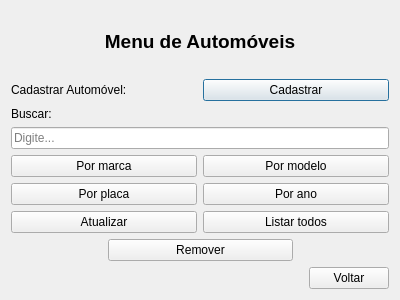
<?xml version="1.0" encoding="UTF-8"?>
<ui version="4.0">
 <class>menuAuto</class>
 <widget class="QDialog" name="menuAuto">
  <property name="geometry">
   <rect>
    <x>0</x>
    <y>0</y>
    <width>400</width>
    <height>300</height>
   </rect>
  </property>
  <property name="windowTitle">
   <string>Dialog</string>
  </property>
  <layout class="QVBoxLayout" name="verticalLayout_3">
   <item>
    <widget class="QLabel" name="label">
     <property name="text">
      <string>&lt;html&gt;&lt;head/&gt;&lt;body&gt;&lt;p align=&quot;center&quot;&gt;&lt;span style=&quot; font-size:14pt; font-weight:600; color:#000000;&quot;&gt;Menu de Automóveis&lt;/span&gt;&lt;/p&gt;&lt;/body&gt;&lt;/html&gt;</string>
     </property>
    </widget>
   </item>
   <item>
    <layout class="QVBoxLayout" name="verticalLayout_2">
     <item>
      <layout class="QHBoxLayout" name="horizontalLayout_4">
       <item>
        <widget class="QLabel" name="label_3">
         <property name="text">
          <string>Cadastrar Automóvel:</string>
         </property>
        </widget>
       </item>
       <item>
        <widget class="QPushButton" name="butCadastrar">
         <property name="text">
          <string>Cadastrar</string>
         </property>
        </widget>
       </item>
      </layout>
     </item>
     <item>
      <widget class="QLabel" name="label_2">
       <property name="text">
        <string>Buscar:</string>
       </property>
      </widget>
     </item>
     <item>
      <widget class="QLineEdit" name="lEditBusca">
       <property name="placeholderText">
        <string>Digite...</string>
       </property>
      </widget>
     </item>
     <item>
      <layout class="QVBoxLayout" name="verticalLayout">
       <item>
        <layout class="QHBoxLayout" name="horizontalLayout">
         <item>
          <widget class="QPushButton" name="butMarca">
           <property name="text">
            <string>Por marca</string>
           </property>
          </widget>
         </item>
         <item>
          <widget class="QPushButton" name="butModelo">
           <property name="text">
            <string>Por modelo</string>
           </property>
          </widget>
         </item>
        </layout>
       </item>
       <item>
        <layout class="QHBoxLayout" name="horizontalLayout_2">
         <item>
          <widget class="QPushButton" name="butPlaca">
           <property name="text">
            <string>Por placa</string>
           </property>
          </widget>
         </item>
         <item>
          <widget class="QPushButton" name="butAno">
           <property name="text">
            <string>Por ano</string>
           </property>
          </widget>
         </item>
        </layout>
       </item>
      </layout>
     </item>
     <item>
      <layout class="QHBoxLayout" name="horizontalLayout_7">
       <item>
        <widget class="QPushButton" name="butAtualizar">
         <property name="text">
          <string>Atualizar</string>
         </property>
        </widget>
       </item>
       <item>
        <widget class="QPushButton" name="butListartd">
         <property name="text">
          <string>Listar todos</string>
         </property>
        </widget>
       </item>
      </layout>
     </item>
    </layout>
   </item>
   <item>
    <layout class="QHBoxLayout" name="horizontalLayout_10">
     <item>
      <spacer name="horizontalSpacer_3">
       <property name="orientation">
        <enum>Qt::Horizontal</enum>
       </property>
       <property name="sizeHint" stdset="0">
        <size>
         <width>40</width>
         <height>20</height>
        </size>
       </property>
      </spacer>
     </item>
     <item>
      <widget class="QPushButton" name="butRm">
       <property name="minimumSize">
        <size>
         <width>185</width>
         <height>0</height>
        </size>
       </property>
       <property name="text">
        <string>Remover</string>
       </property>
      </widget>
     </item>
     <item>
      <spacer name="horizontalSpacer_2">
       <property name="orientation">
        <enum>Qt::Horizontal</enum>
       </property>
       <property name="sizeHint" stdset="0">
        <size>
         <width>40</width>
         <height>20</height>
        </size>
       </property>
      </spacer>
     </item>
    </layout>
   </item>
   <item>
    <layout class="QHBoxLayout" name="horizontalLayout_3">
     <item>
      <spacer name="horizontalSpacer">
       <property name="orientation">
        <enum>Qt::Horizontal</enum>
       </property>
       <property name="sizeHint" stdset="0">
        <size>
         <width>40</width>
         <height>20</height>
        </size>
       </property>
      </spacer>
     </item>
     <item>
      <widget class="QPushButton" name="butVoltar">
       <property name="text">
        <string>Voltar</string>
       </property>
      </widget>
     </item>
    </layout>
   </item>
  </layout>
 </widget>
 <resources/>
 <connections/>
</ui>
